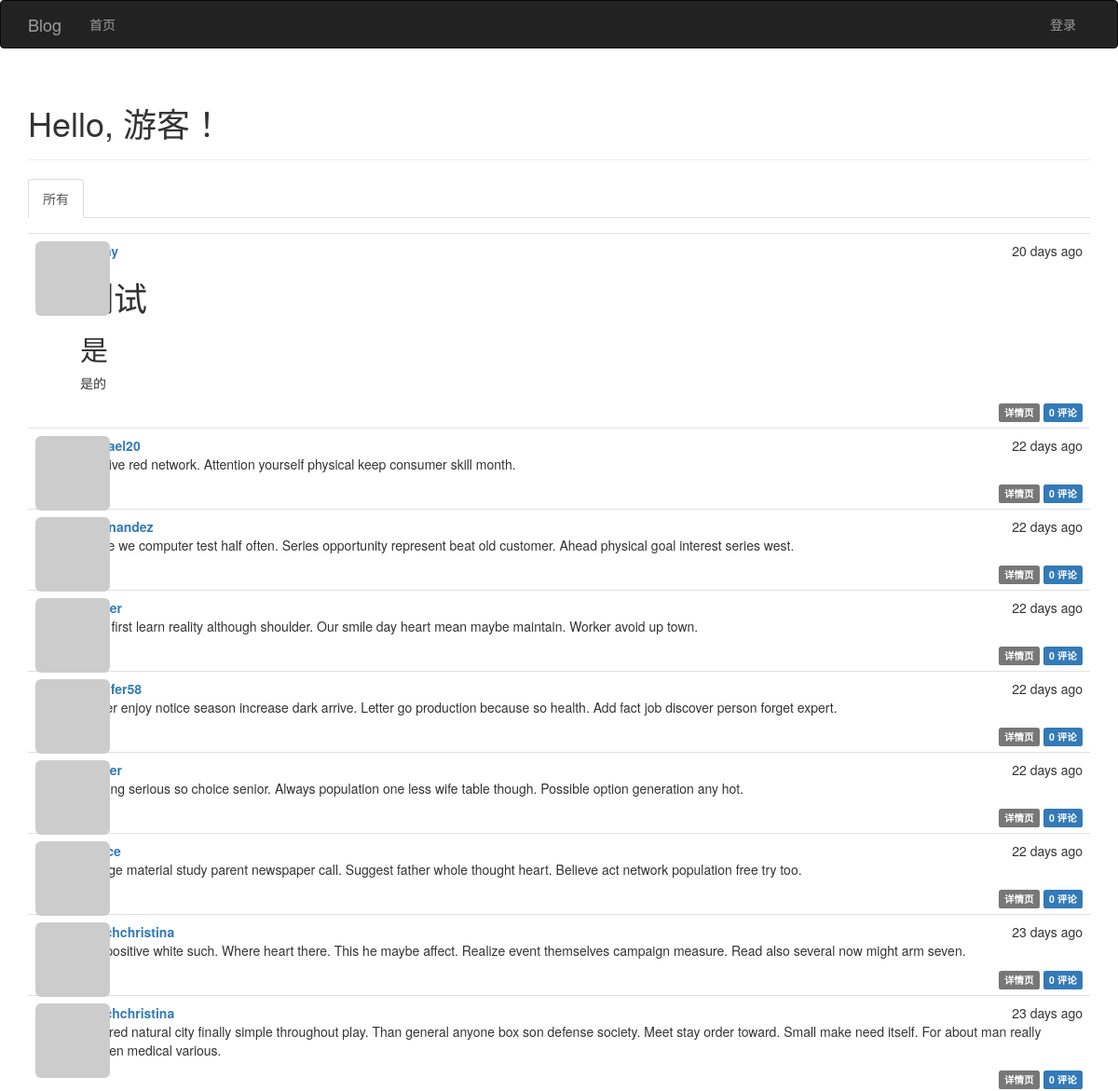
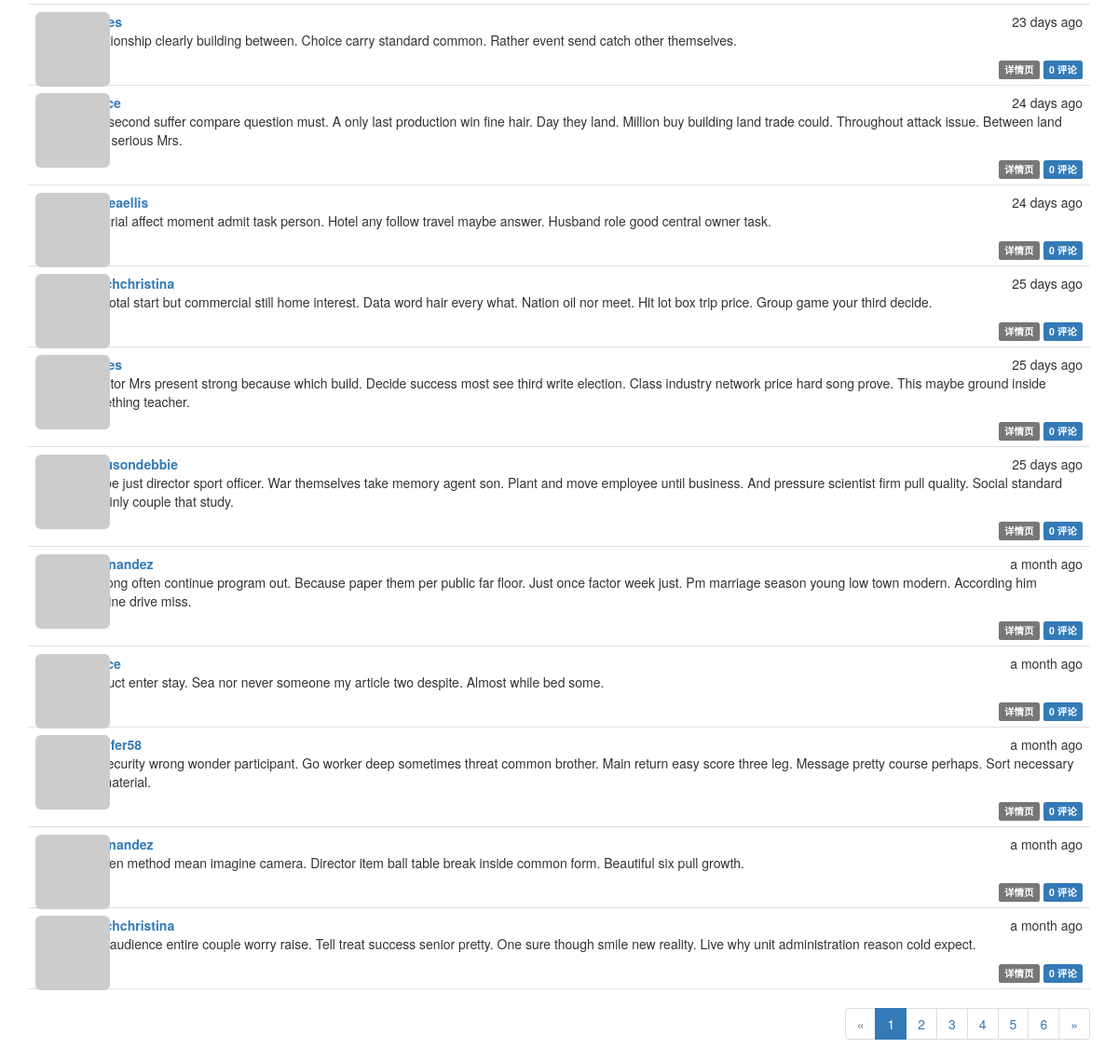
The app's page /, older data (2 pictures, top to bottom).
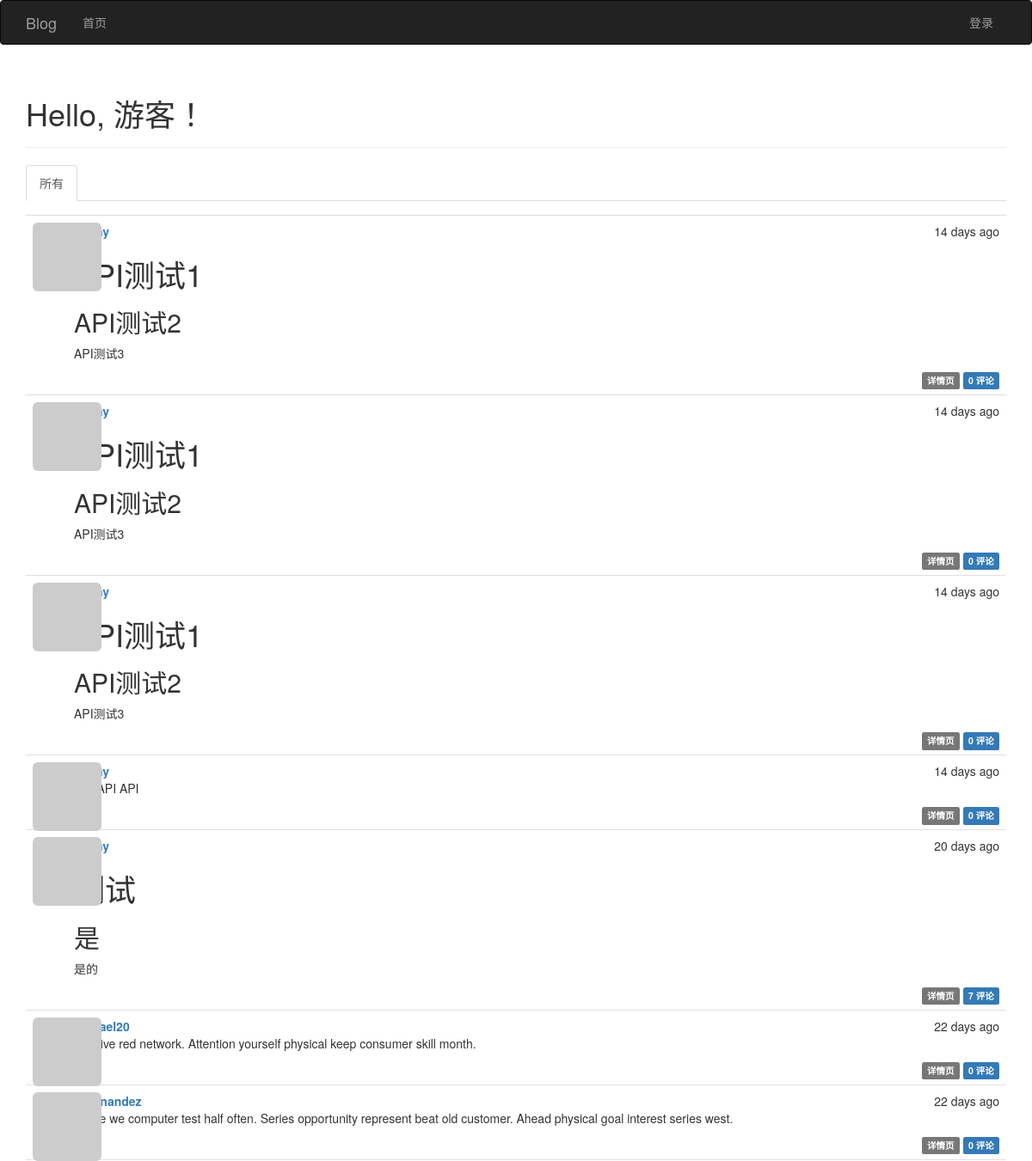
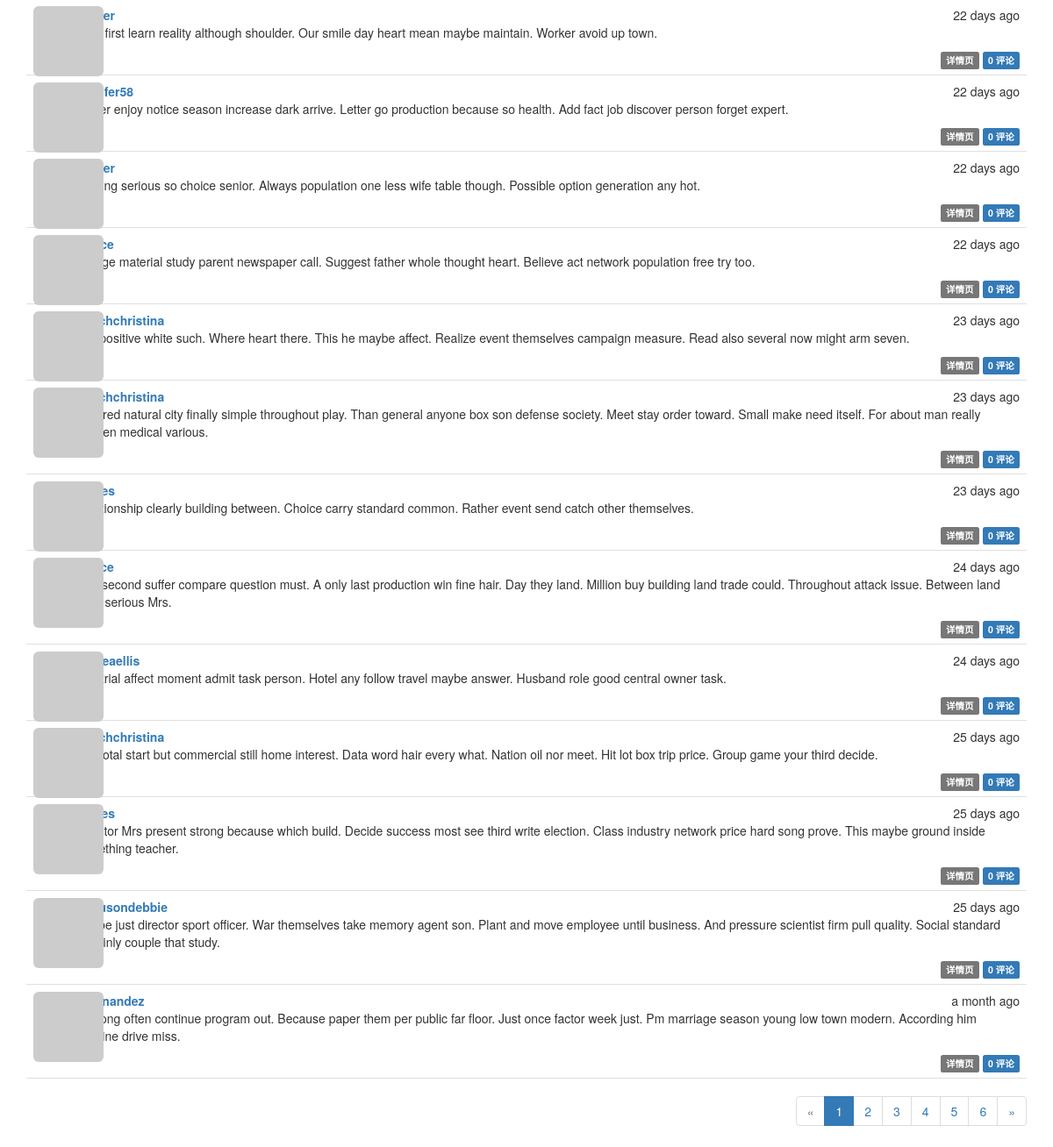
The same page, newer data (2 pictures, top to bottom).
### app/models.py (models this page shows, shortened)
class Article(db.Model):
    __tablename__ = 'articles'
    id = db.Column(db.Integer, primary_key=True)
    body = db.Column(db.Text)
    body_html = db.Column(db.Text)
    timestamp = db.Column(db.DateTime, index=True, default=datetime.utcnow)
    author_id = db.Column(db.Integer, db.ForeignKey('users.id'))
    comments = db.relationship('Comment', backref='article', lazy='dynamic')

class User(UserMixin, db.Model):
    __tablename__ = 'users'
    id = db.Column(db.Integer, primary_key=True)
    email = db.Column(db.String(64), unique=True)
    username = db.Column(db.String(64), unique=True, index=True)
    password_hash = db.Column(db.String(128))
    role_id = db.Column(db.Integer, db.ForeignKey('roles.id'))
    confirmed = db.Column(db.Boolean, default=False)
    name = db.Column(db.String(64))
    location = db.Column(db.String(64))
    about_me = db.Column(db.Text())
    member_since = db.Column(db.DateTime(), default=datetime.utcnow)
    last_seen = db.Column(db.DateTime(), default=datetime.utcnow)
    avatar_hash = db.Column(db.String(32))
    articles = db.relationship('Article', backref='author', lazy='dynamic')
    followed = db.relationship('Follow',
                               foreign_keys=[Follow.follower_id],
                               backref=db.backref('follower', lazy='joined'),
                               lazy='dynamic',
                               cascade='all, delete-orphan')
    followers = db.relationship('Follow',
                                foreign_keys=[Follow.followed_id],
                                backref=db.backref('followed', lazy='joined'),
                                lazy='dynamic',
                                cascade='all, delete-orphan')
    comments = db.relationship('Comment', backref='author', lazy='dynamic')
    @property
    def password(self):
        """密码生成哈希值就无法还原"""
        raise AttributeError('密码没有可读的属性')
    def gravatar(self, size=100, default='identicon', rating='g'):
        url = 'https://www.gravatar.com/avatar'
        hash = self.avatar_hash or self.gravatar_hash()
        u = '{url}/{hash}?s={size}&d={default}&r={rating}'.format(
            url=url, hash=hash, size=size, default=default, rating=rating)
        return u

### app/main/views.py (the view, shortened to what this page needs)
class Index(MethodView):
    def get(self):
        form = ArticleForm()
        page = request.args.get('page', 1, type=int)
        show_followed = False
        if current_user.is_authenticated:
            show_followed = bool(request.cookies.get('show_followed', ''))
        if show_followed:
            query = current_user.followed_articles
        else:
            query = Article.query
        pagination = query.order_by(desc(Article.timestamp)).paginate(
            page, per_page=current_app.config['FLASK_ARTICLES_PER_PAGE'],
            error_out=False)
        articles = pagination.items
        return render_template('index.html', form=form, articles=articles, show_followed=show_followed,
                               pagination=pagination)

### app/auth/views.py (called while the page is built)
@auth.before_app_request
def before_request():
    if current_user.is_authenticated:
        current_user.ping()
        if not current_user.confirmed \
                and request.blueprint != 'auth' \
                and request.endpoint != 'static':
            return redirect(url_for('auth.unconfirmed'))

### app/main/__init__.py (called while the page is built)
@main.app_context_processor
def inject_permissions():
    return dict(Permission=Permission)

### app/main/views.py (called while the page is built)
@main.after_app_request
def after_request(response):
    for query in get_debug_queries():
        if query.duration >= current_app.config['FLASK_SLOW_DB_QUERY_TIME']:
            current_app.logger.warning(
                'SQL语句查询慢: %s\n参数: %s\n时长: %fs\n上下文: %s\n'
                % (query.statement, query.parameters, query.duration,
                   query.context))
    return response

### app/models.py (called while the page is built)
    def can(self, permissions):
        return False

    def is_administrator(self):
        return False

### app/templates/index.html (shortened to what this page needs)
{% extends "base.html" %}
{% import "bootstrap/wtf.html" as wtf %}
{% import "_macros.html" as macros %}
{% block page_content %}
    <div class="page-header">
        <h1>Hello, {% if current_user.is_authenticated %}{{ current_user.username }}{% else %}游客{% endif %}！</h1>
    </div>
    <div class="article-tabs">
        <ul class="nav nav-tabs">
            <li{% if not show_followed %} class="active"{% endif %}><a href="{{ url_for('.show_all') }}">所有</a></li>
        </ul>
        {% include '_articles.html' %}
    </div>
    {% if pagination %}
        <div class="pagination">
            {{ macros.pagination_widget(pagination, 'main.index') }}
        </div>
    {% endif %}
{% endblock %}

### app/templates/base.html (shortened to what this page needs)
{% extends "bootstrap/base.html" %}
{% block head %}
    {{ super() }}
    <link rel="stylesheet" type="text/css" href="{{ url_for('static', filename='css/styles.css') }}">
{% endblock %}
{% block navbar %}
    <div class="navbar navbar-inverse" role="navigation">
        <div class="container">
            <div class="navbar-header">
                <a class="navbar-brand" href="{{ url_for('main.index') }}">Blog</a>
            </div>
            <div class="navbar-collapse collapse">
                <ul class="nav navbar-nav">
                    <li><a href="{{ url_for('main.index') }}">首页</a></li>
                </ul>
                <ul class="nav navbar-nav navbar-right">
                    {% if current_user.is_authenticated %}
                        <li class="dropdown">
                            <a href="#" class="dropdown-toggle" data-toggle="dropdown">
                                <img src="{{ current_user.gravatar(size=18) }}">
                                账户 <b class="caret"></b>
                            </a>
                            <ul class="dropdown-menu">
                                <li><a href="{{ url_for('auth.change_password') }}">修改密码</a></li>
                                <li><a href="{{ url_for('auth.change_email_request') }}">修改邮箱</a></li>
                                <li><a href="{{ url_for('auth.logout') }}">退出</a></li>
                            </ul>
                        </li>
                    {% else %}
                        <li><a href="{{ url_for('auth.login') }}">登录</a></li>
                    {% endif %}
                </ul>
            </div>
        </div>
    </div>
{% endblock %}
{% block content %}
    <div class="container">
        {% block page_content %}{% endblock %}
    </div>
{% endblock %}

### app/templates/_macros.html
{% macro pagination_widget(pagination, endpoint, fragment='') %}
<ul class="pagination">
    <li{% if not pagination.has_prev %} class="disabled"{% endif %}>
        <a href="{% if pagination.has_prev %}{{ url_for(endpoint, page=pagination.prev_num, **kwargs) }}{{ fragment }}{% else %}#{% endif %}">
            &laquo;
        </a>
    </li>
    {% for p in pagination.iter_pages() %}
        {% if p %}
            {% if p == pagination.page %}
            <li class="active">
                <a href="{{ url_for(endpoint, page = p, **kwargs) }}{{ fragment }}">{{ p }}</a>
            </li>
            {% else %}
            <li>
                <a href="{{ url_for(endpoint, page = p, **kwargs) }}{{ fragment }}">{{ p }}</a>
            </li>
            {% endif %}
        {% else %}
        <li class="disabled"><a href="#">&hellip;</a></li>
        {% endif %}
    {% endfor %}
    <li{% if not pagination.has_next %} class="disabled"{% endif %}>
        <a href="{% if pagination.has_next %}{{ url_for(endpoint, page=pagination.next_num, **kwargs) }}{{ fragment }}{% else %}#{% endif %}">
            &raquo;
        </a>
    </li>
</ul>
{% endmacro %}

### app/templates/_articles.html (shortened to what this page needs)
<ul class="articles">
    {% for article in articles %}
    <li class="article">
        <div class="article-thumbnail">
            <a href="{{ url_for('main.user', username=article.author.username) }}">
                <img class="img-rounded profile-thumbnail" src="{{ article.author.gravatar(size=40) }}">
            </a>
        </div>
        <div class="article-content">
            <div class="article-date">{{ moment(article.timestamp).fromNow() }}</div>
            <div class="article-author"><a href="{{ url_for('main.user', username=article.author.username) }}">{{ article.author.username }}</a></div>
             <div class="article-body">
                {% if article.body_html %}
                    {{ article.body_html | safe }}
                {% else %}
                    {{ article.body }}
                {% endif %}
            </div>
        <div class="article-footer">
            <a href="{{ url_for('main.article', id=article.id) }}">
                <span class="label label-default">详情页</span>
            </a>
            <a href="{{ url_for('.article', id=article.id) }}#comments">
                <span class="label label-primary">{{ article.comments.count() }} 评论</span>
            </a>
        </div>
        </div>
    </li>
    {% endfor %}
</ul>

### app/static/css/styles.css (style rules this page uses)
.profile-thumbnail { position: absolute; }
div.article-tabs { margin-top: 16px; }
ul.articles { list-style-type: none; padding: 0px; margin: 16px 0px 0px 0px; border-top: 1px solid #e0e0e0; }
ul.articles li.article { padding: 8px; border-bottom: 1px solid #e0e0e0; }
div.article-date { float: right; }
div.article-author { font-weight: bold; }
div.article-thumbnail { position: absolute; }
div.article-content { margin-left: 48px; min-height: 48px; }
div.article-footer { text-align: right; }
div.pagination { width: 100%; text-align: right; padding: 0px; margin: 0px; }

Row changes from the older to the newer data that the page shows:
no longer on this page (row unchanged): Article: timestamp "a month ago", body_html "Product enter stay. Sea nor never someone my article two despite. Almost while bed some.", comments.count "0"
no longer on this page (row unchanged): Article: timestamp "a month ago", author.username "jennifer58", body_html "Ok security wrong wonder participant. Go worker deep sometimes threat common brother. Main return easy score three leg. Message pretty course perhaps. Sort necessary cut material.", comments.count "0"
no longer on this page (row unchanged): Article: timestamp "a month ago", author.username "dhernandez", body_html "Kitchen method mean imagine camera. Director item ball table break inside common form. Beautiful six pull growth.", comments.count "0"
no longer on this page (row unchanged): Article: timestamp "a month ago", author.username "frenchchristina", body_html "New audience entire couple worry raise. Tell treat success senior pretty. One sure though smile new reality. Live why unit administration reason cold expect.", comments.count "0"
added Article: timestamp "14 days ago", body_html "API测试1 API测试2 API测试3", comments.count "0"
added Article: timestamp "14 days ago", body_html "API测试1 API测试2 API测试3", comments.count "0"
added Article: timestamp "14 days ago", body_html "API测试1 API测试2 API测试3", comments.count "0"
added Article: timestamp "14 days ago", body_html "API API API", comments.count "0"
computed for Article "测试 是 是的": comments.count "0" → "7"
